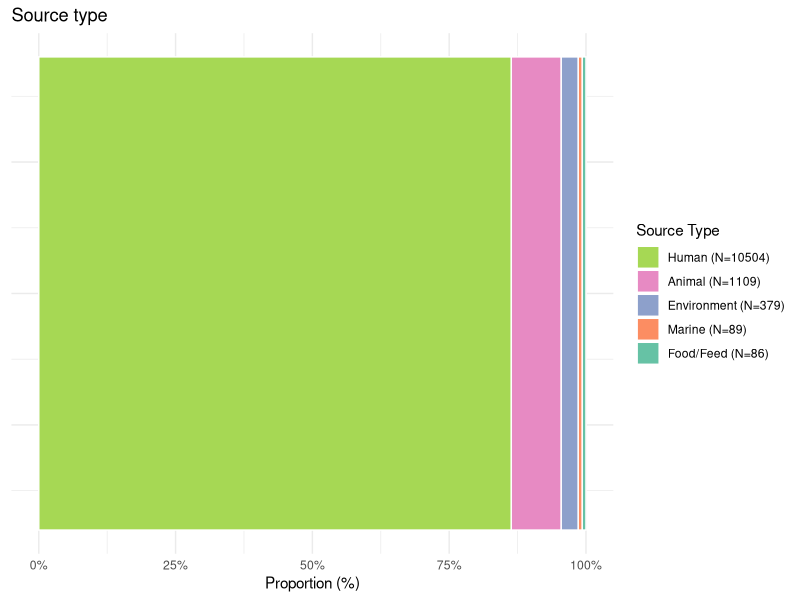
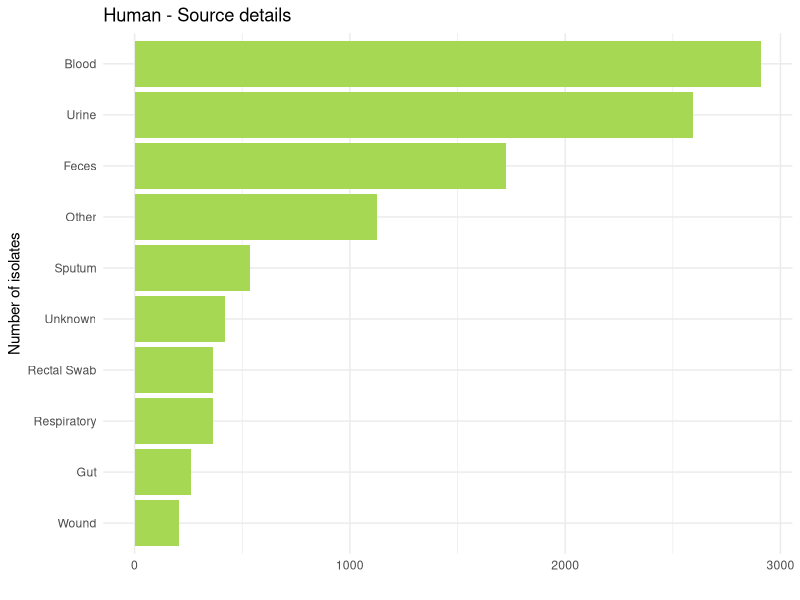
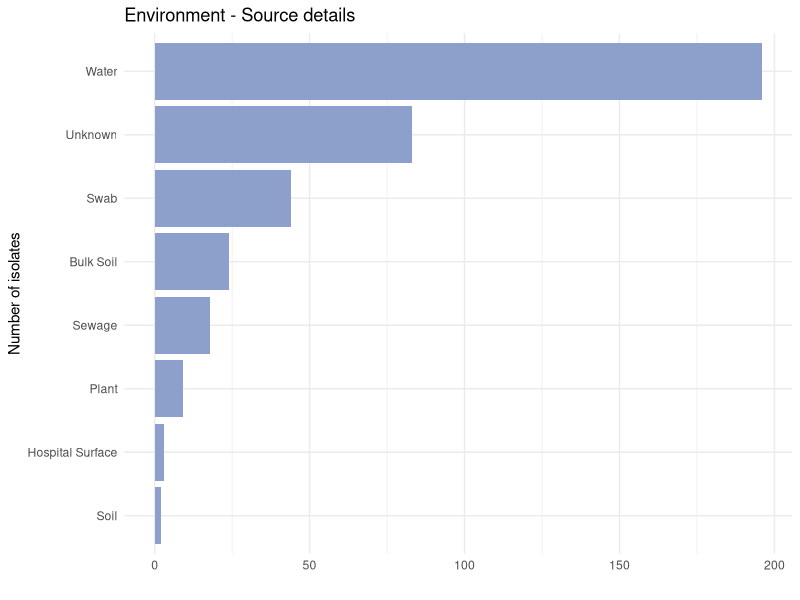
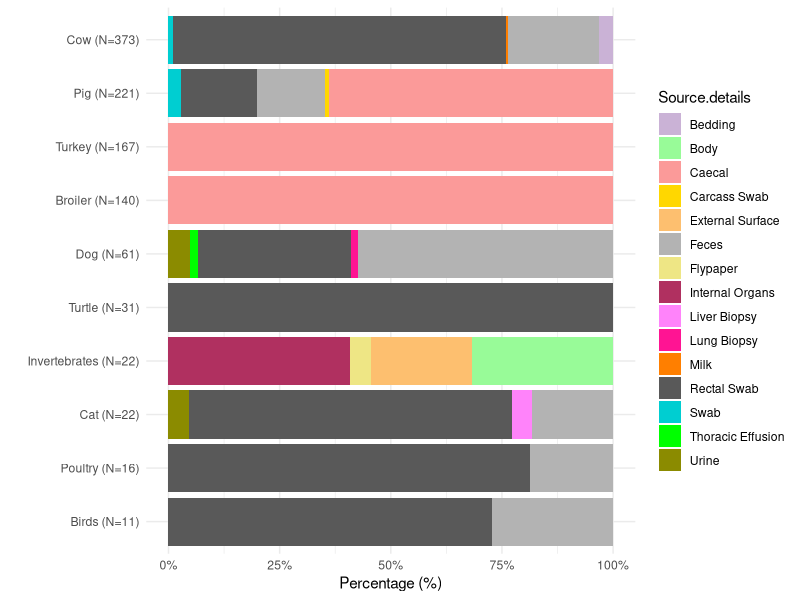
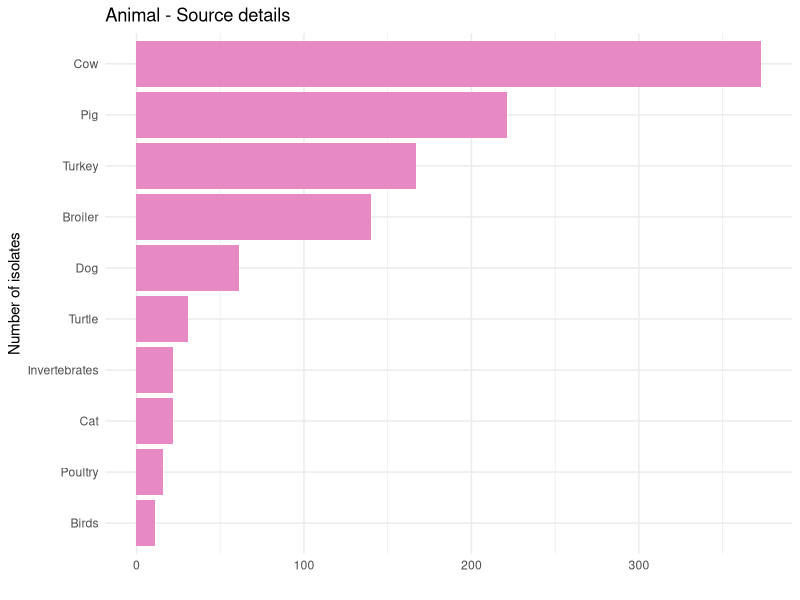
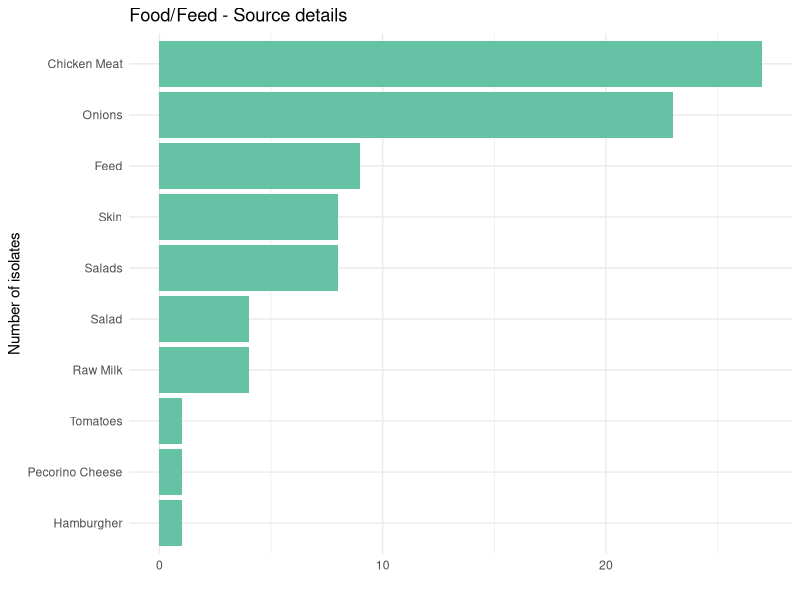
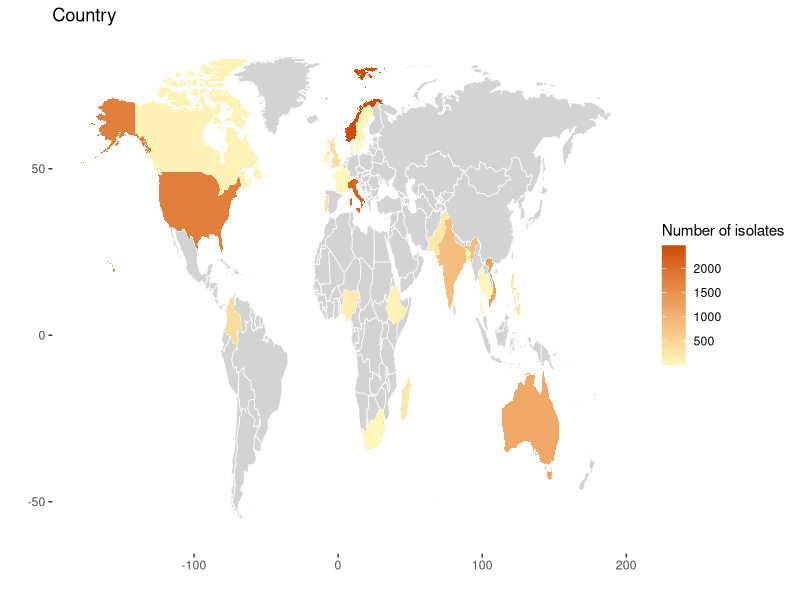
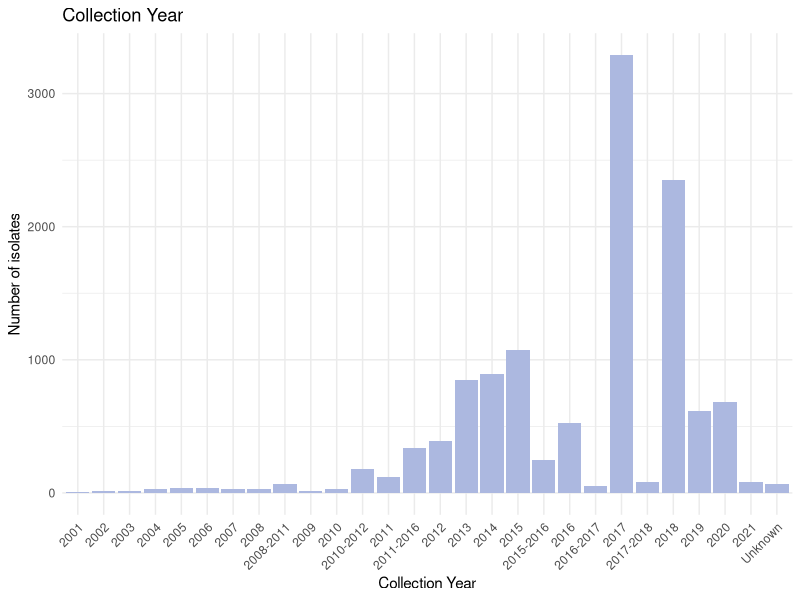

These figures' R source, in order:
## ---- chunk 1
knitr::opts_chunk$set(dev = 'png', echo = TRUE, message = FALSE, warning = FALSE,
                      cache = FALSE, fig.align = 'center')
knitr::opts_knit$set(root.dir = getwd())

# Data wrangling
library(tidyverse)
library(dplyr)
library(patchwork)
## ---- chunk 2
pheno <- read_delim("tables/TableS2_phenotypes_metadata.tsv")

## ---- chunk 3

c25 <- c(
  "dodgerblue2", "#E31A1C", # red
  "green4",
  "#6A3D9A", # purple
  "#FF7F00", # orange
  "black", "steelblue4",
  "#CAB2D6", "palegreen", # lt pink
  "#FB9A99",
  "gold1",
  "#FDBF6F", # lt orange
  "gray70", "khaki2",
  "maroon", "orchid1", "deeppink1", "#FF7F00", "gray35",
  "darkturquoise", "green1", "yellow4", "yellow3",
  "darkorange4", "brown"
)
## ---- chunk 4

# Source details column
pheno$Source.details <- tolower(pheno$Source.details)
pheno$Source.details <- str_to_title(pheno$Source.details)
pheno$Source.details <- sub("faeces", "Feces", pheno$Source.details)
pheno$Source.details <- sub("Faecal", "Feces", pheno$Source.details)
pheno$Source.details <- sub("Faeces", "Feces", pheno$Source.details)
pheno$Source.details <- sub("^$", "Unknown", pheno$Source.details)
pheno$Source.details <- sub("Rectum", "Rectal Swab", pheno$Source.details)
pheno$Source.details <- sub("Resp", "Respiratory", pheno$Source.details)
pheno$Source.details <- sub("Stool", "Feces", pheno$Source.details)
pheno$Source.details[is.na(pheno$Source.details)] <- "Unknown"
pheno %>% count(Source.details, sort=TRUE)

pheno$Source.Type <- sub("Feed", "Food", pheno$Source.Type)
pheno$Source.Type <- sub("Food", "Food/Feed", pheno$Source.Type)
## ---- chunk 5


# Source type column
pheno[c("Source.Type")][is.na(pheno[c("Source.Type")])] <- "Human"
source_type <- pheno %>% count(Source.Type) %>% arrange(n) %>% mutate(Source.Type = fct_reorder(Source.Type, n))

source_type$Source.Type <- paste0(source_type$Source.Type, " (N=", source_type$n, ")") 

source_type_plot <- ggplot(source_type, aes(fill=factor(Source.Type, Source.Type), y=n, x=1)) + 
    geom_bar(stat="identity", color="white", position="fill") +
  coord_flip() +
  labs(title="Source type", x="", y="Proportion (%)", fill="Source Type") +
scale_y_continuous(labels = scales::percent)+
  theme_minimal()+
      theme(axis.title.y=element_blank(),
        axis.text.y=element_blank(),
        axis.ticks.y=element_blank())+
  scale_fill_brewer(palette="Set2", guide = guide_legend(reverse = TRUE))
source_type_plot
## ---- chunk 6

human <- pheno %>% group_by(Source.Type, Source.details) %>%
  filter(Source.Type=="Human" & !is.na(Source.details)) %>% 
  summarize(count = n())

human_sort<-group_by(human, Source.details) %>%
  tally(count, sort = TRUE) %>%
  group_by(Source.details = factor(c(Source.details[1:9], rep("Other", n() - 9)),
                            levels = c(Source.details[1:9], "Other"))) %>%
  tally(n) 

human_plot <- human_sort %>% mutate(Source.details = fct_reorder(Source.details, n)) %>% 
  ggplot(aes(x=Source.details,y=n))  + 
  geom_bar(stat = "identity", fill="#a6d854") +
  coord_flip()+
  labs(title="Human - Source details", x="Number of isolates", y="")+
  theme_minimal()
human_plot
## ---- chunk 7

# If Source type = human, colonization vs. infection
pheno$Infection.status <- sub("^$", "Unknown", pheno$Infection.status)
pheno[c("Infection.status")][is.na(pheno[c("Infection.status")])] <- "Unknown"

human_inf_status <- pheno %>% group_by(Source.Type, Infection.status) %>%
  filter(Source.Type=="Human" & !is.na(Source.details)) %>% 
  summarize(count = n())

human_inf_status$Infection.status <- paste0(human_inf_status$Infection.status, " (N=", human_inf_status$count, ")") 


human_inf_st <- ggplot(human_inf_status, aes(fill=Infection.status, y=count, x=1)) + 
    geom_bar(position="fill", stat="identity") +
  scale_y_continuous(labels = scales::percent)+
   labs ( y = "Percentage (%)", x="") +
  coord_flip() + 
  theme_minimal() +
        theme(axis.title.y=element_blank(),
        axis.text.y=element_blank(),
        axis.ticks.y=element_blank())
## ---- chunk 8
# If Source type = Environment, source details
pheno %>% group_by(Source.Type, Source.details) %>% filter(Source.Type=="Environment")  %>% summarize(count = n())

environmemt <- pheno %>% group_by(Source.Type, Source.details) %>%
  filter(Source.Type=="Environment") %>% 
  summarize(count = n())


environment_plot <- environmemt %>%mutate(Source.details = fct_reorder(Source.details, count)) %>% 
  ggplot(aes(x=Source.details,y=count))  + 
  geom_bar(stat = "identity", fill="#8da0cb") +
  coord_flip()+
  labs(title="Environment - Source details", x="Number of isolates", y="")+
  theme_minimal()
environment_plot
## ---- chunk 9

# If Source type = Animal, host and infection status
pheno$Host <- tolower(pheno$Host)
pheno$Host <- str_to_title(pheno$Host)
pheno[c("Host")][is.na(pheno[c("Host")])] <- "Unknown"

pheno$Host <- sub("Fallow Deer", "Deer", pheno$Host)
pheno$Host <- sub("European Roe Deer", "Deer", pheno$Host)

animal <- pheno %>% group_by(Host) %>% filter(Source.Type=="Animal")  %>% summarize(animal_count = n())

animal_details <- pheno %>% group_by(Source.Type, Host, Source.details) %>% filter(Source.Type=="Animal")  %>% summarize(detail_count = n()) 

animal_join <- left_join(animal, animal_details, by="Host") %>% filter(animal_count>10) %>% arrange(animal_count)



animal_join$Host <- paste0(animal_join$Host, " (N=", animal_join$animal_count, ")") 

animal_join$Host <- factor(animal_join$Host, levels = unique(animal_join$Host))

# shows diversity of the source details
ggplot(animal_join, aes(fill=Source.details, y=detail_count, x=as.factor(Host))) + 
    geom_bar(position="fill", stat="identity") +
  scale_y_continuous(labels = scales::percent)+
  scale_fill_manual(values=c25[8:23]) +
   labs ( y = "Percentage (%)", x="") +
  coord_flip() + 
  theme_minimal()

animal_plot <- animal %>% arrange(desc(animal_count)) %>% mutate(Host = fct_reorder(Host, animal_count)) %>% filter(animal_count>10) %>%ggplot(aes(x=Host,y=animal_count))  + 
  geom_bar(stat = "identity", fill="#e78ac3") +
  coord_flip()+
  labs(title="Animal - Source details", x="Number of isolates", y="")+
  theme_minimal()

animal_plot


## ---- chunk 10

food <- pheno %>% 
    group_by(Source.Type, Source.details) %>% 
    filter(Source.Type=="Food/Feed")  %>% 
    summarize(count = n()) %>% arrange(desc(count)) %>% mutate(Source.details = fct_reorder(Source.details, count))


food_plot <- food %>%ggplot(aes(x=Source.details,y=count))  + 
  geom_bar(stat = "identity", fill="#66c2a5") +
  coord_flip()+
  labs(title="Food/Feed - Source details", x="Number of isolates", y="")+
  theme_minimal()
food_plot
## ---- chunk 11

# Countries

world_map <- map_data("world")
world_map <- subset(world_map, region != "Antarctica")

# Countries
#pheno[c("Country")][is.na(pheno[c("Country")])] <- "Australia"
pheno %>% count(Country) 

country_plot <-ggplot(pheno %>% count(Country)) + 
  geom_map(dat = world_map, map = world_map, aes(map_id = region),
    fill = "lightgray", color = "white", size = 0.25) +
  geom_map(map = world_map, aes(map_id = Country, fill = n), size = 0.25) +
  scale_fill_gradient(low = "#fff7bc", high = "#cc4c02", name = "Number of isolates") +
  expand_limits(x = world_map$long, y = world_map$lat)+ 
  labs(title="Country", x="", y="")+
  theme(panel.background = element_blank())
country_plot
## ---- chunk 12
# Year
pheno$Collection.Year <- sub("^$", NA, pheno$Collection.Year)
pheno$Collection.Year <- sub("\\.\\d+$", "", pheno$Collection.Year)
pheno %>% count(Collection.Year, sort=TRUE)

pheno[c("Collection.Year")][is.na(pheno[c("Collection.Year")])] <- "Unknown"
year_plot <-ggplot(pheno %>% count(Collection.Year), aes(y=n, x=Collection.Year)) + 
    geom_bar(stat="identity", fill="#ACB8E0") + 
  theme_minimal()+
  theme(axis.text.x = element_text(angle =45, hjust=1)) +
  ylab("Number of isolates") +
  xlab("Collection Year") +
  labs(title="Collection Year")
year_plot

## ---- chunk 13

country_plot/ year_plot /source_type_plot / (human_plot + animal_plot) /
(environment_plot + food_plot)

ggsave("figs/FigS1_metadata.png", height = 12, width = 8, units = "in", dpi = 300)
ggsave("figs/FigS1_metadata.pdf", height = 12, width = 8, units = "in", dpi = 300)

